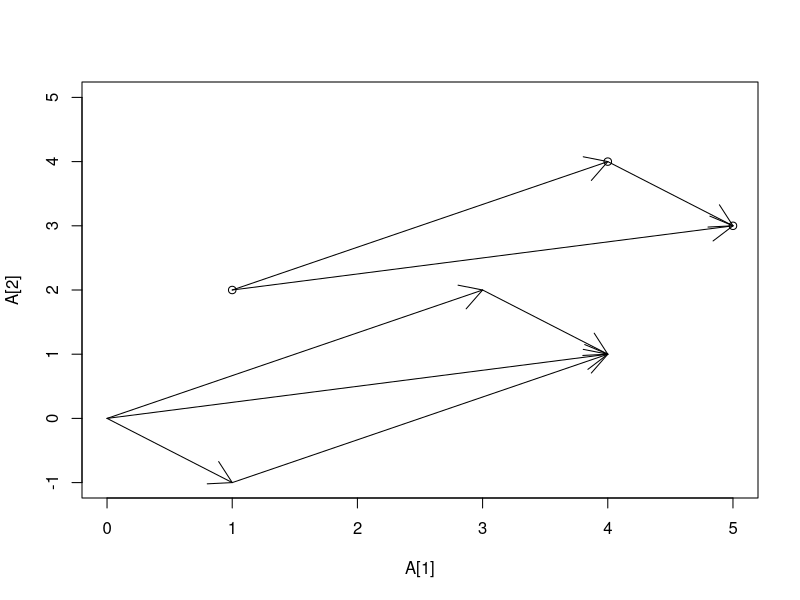

Here is the R script that generated this plot:
#Math 23 Script R2PointsVectors.R

#An element of R^2 is just a list of two numbers
A <- c(1,2)
#We can think of this as a point and plot it
plot(A[1], A[2], xlim = c(0,5),ylim = c(-1,5))  
B <- c(4,4)  #another point
points(B[1], B[2])     #add it to the plot
v <- B - A; v  #difference of two points is a vector
arrows(A[1],A[2], B[1], B[2])
#We can also show the same vector with its "tail" at the origin
arrows(0,0,v[1],v[2])
w <- c(1,-1)   #a second vector
arrows(0,0,w[1],w[2])   #plot it from the origin
u <- v + w; u  #add the two vectors
arrows(0,0,u[1], u[2])    #plot the sum from the origin
#the sum is a diagonal of a parallelogram
arrows(w[1], w[2], u[1], u[2])
arrows(v[1], v[2], u[1],u[2])
C = B + w; C   #add a point to a vector to get another point
points(C[1],C[2])    #plot the new point
arrows(B[1],B[2], C[1], C[2])   #a vector connects two points
#Notice that the vector sum connects point A to point C.
arrows(A[1], A[2], A[1] + u[1], A[2] + u[2])

